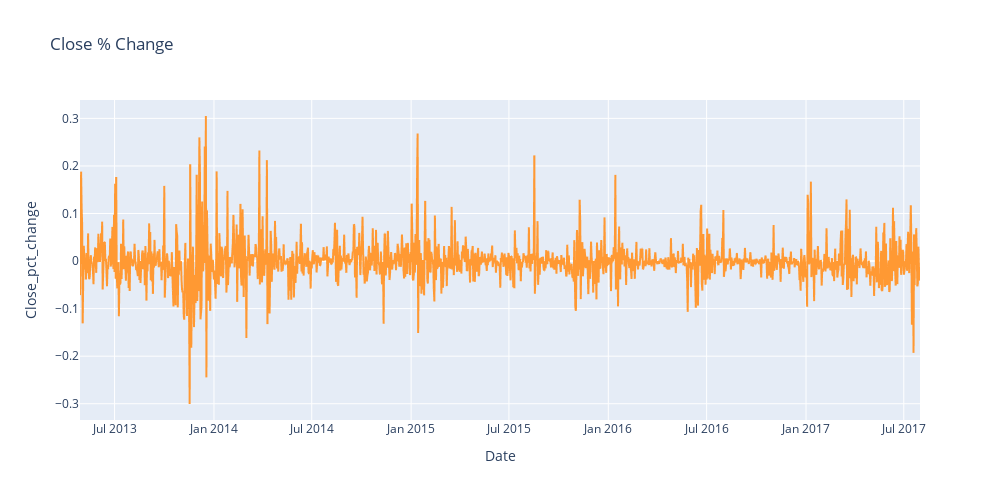

This figure's notebook cell:
### Code cell
df['Close_pct_change']=df['Close'].pct_change()
fig = px.line(df, y="Close_pct_change", title="Close % Change",height=500,width=1000)
fig.update_traces(line=dict(color="rgb(255,153,51)"))
fig.show()

### Figure 1 — Plotly figure (JSON) as saved in the notebook; plotly's stock layout.template omitted (floating-point values rounded to 4 significant figures; data arrays with more than 128 entries replaced by an {"elided": "..."} marker saying what was removed)
{"data": [{"hovertemplate": "Date=%{x}<br>Close_pct_change=%{y}<extra></extra>", "legendgroup": "", "line": {"color": "rgb(255,153,51)", "dash": "solid"}, "marker": {"symbol": "circle"}, "mode": "lines", "name": "", "showlegend": false, "type": "scattergl", "x": {"elided": "1556 str values"}, "xaxis": "x", "y": {"elided": "1556 float values"}, "yaxis": "y"}], "layout": {"height": 500, "legend": {"tracegroupgap": 0}, "title": {"text": "Close % Change"}, "width": 1000, "xaxis": {"anchor": "y", "domain": [0, 1], "title": {"text": "Date"}}, "yaxis": {"anchor": "x", "domain": [0, 1], "title": {"text": "Close_pct_change"}}}}
